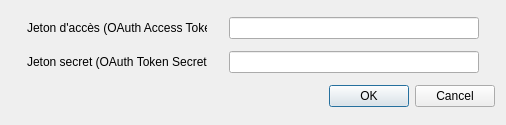
<?xml version="1.0" encoding="UTF-8"?>
<ui version="4.0">
 <class>SaisieTokensAPI</class>
 <widget class="QDialog" name="SaisieTokensAPI">
  <property name="geometry">
   <rect>
    <x>0</x>
    <y>0</y>
    <width>506</width>
    <height>125</height>
   </rect>
  </property>
  <property name="windowTitle">
   <string>Dialog</string>
  </property>
  <layout class="QVBoxLayout" name="verticalLayout">
   <item>
    <layout class="QHBoxLayout" name="horizontalLayout">
     <item>
      <widget class="QLabel" name="label">
       <property name="minimumSize">
        <size>
         <width>180</width>
         <height>0</height>
        </size>
       </property>
       <property name="maximumSize">
        <size>
         <width>180</width>
         <height>16777215</height>
        </size>
       </property>
       <property name="text">
        <string>Jeton d'accès (OAuth Access Token)</string>
       </property>
      </widget>
     </item>
     <item>
      <widget class="QLineEdit" name="m_jetonAcces">
       <property name="minimumSize">
        <size>
         <width>250</width>
         <height>0</height>
        </size>
       </property>
       <property name="maximumSize">
        <size>
         <width>250</width>
         <height>16777215</height>
        </size>
       </property>
      </widget>
     </item>
    </layout>
   </item>
   <item>
    <layout class="QHBoxLayout" name="horizontalLayout_2">
     <item>
      <widget class="QLabel" name="label_2">
       <property name="minimumSize">
        <size>
         <width>180</width>
         <height>0</height>
        </size>
       </property>
       <property name="maximumSize">
        <size>
         <width>180</width>
         <height>16777215</height>
        </size>
       </property>
       <property name="text">
        <string>Jeton secret (OAuth Token Secret)</string>
       </property>
      </widget>
     </item>
     <item>
      <widget class="QLineEdit" name="m_jetonSecret">
       <property name="minimumSize">
        <size>
         <width>250</width>
         <height>0</height>
        </size>
       </property>
       <property name="maximumSize">
        <size>
         <width>250</width>
         <height>16777215</height>
        </size>
       </property>
      </widget>
     </item>
    </layout>
   </item>
   <item>
    <widget class="QDialogButtonBox" name="buttonBox">
     <property name="orientation">
      <enum>Qt::Horizontal</enum>
     </property>
     <property name="standardButtons">
      <set>QDialogButtonBox::Cancel|QDialogButtonBox::Ok</set>
     </property>
    </widget>
   </item>
  </layout>
 </widget>
 <resources/>
 <connections>
  <connection>
   <sender>buttonBox</sender>
   <signal>accepted()</signal>
   <receiver>SaisieTokensAPI</receiver>
   <slot>accept()</slot>
   <hints>
    <hint type="sourcelabel">
     <x>248</x>
     <y>254</y>
    </hint>
    <hint type="destinationlabel">
     <x>157</x>
     <y>274</y>
    </hint>
   </hints>
  </connection>
  <connection>
   <sender>buttonBox</sender>
   <signal>rejected()</signal>
   <receiver>SaisieTokensAPI</receiver>
   <slot>reject()</slot>
   <hints>
    <hint type="sourcelabel">
     <x>316</x>
     <y>260</y>
    </hint>
    <hint type="destinationlabel">
     <x>286</x>
     <y>274</y>
    </hint>
   </hints>
  </connection>
 </connections>
</ui>
